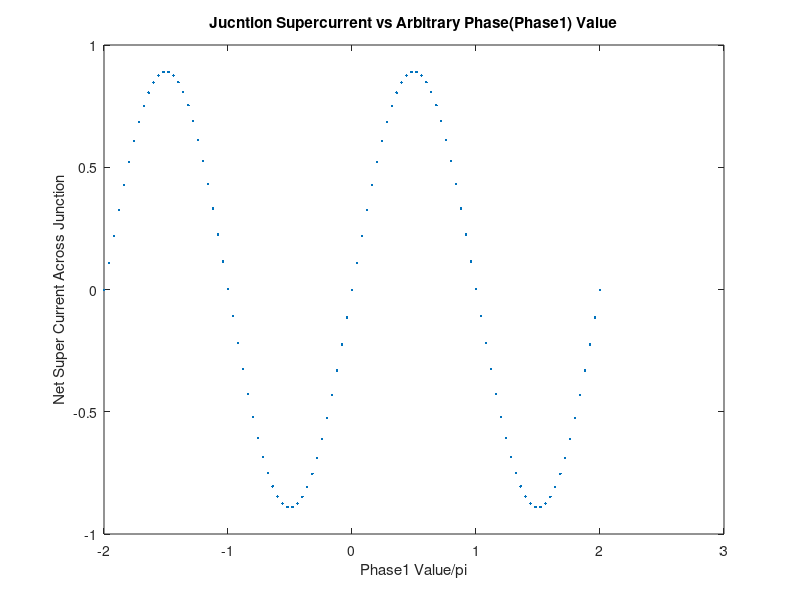

The MATLAB source for this figure:
%Explanation of base program

%The program splits a single junciton up into xmax discrete sections.  Each
%section has a supercurrent density, and a phase difference that is
%contributed to by the field (PhaseF), and an arbitrary phase set at x=1
%called Phase1. V000 is just the phase loop to demonstrate that the amount
%of SCurrentNet that can be carried by the junction depends on that Phase1
%value.  By changing the fluxinJunc parameter you can see how the pattern
%is shifted.  Later programs (v001 and beyond) all take the maximum
%SCurrentNet value and record that as the critical current of the junction
%at that field value.  

%This is the exact measurment of the critical current vs field that we 
%do in the lab.  

%% Clearing memory and input screen.
clear; clc; close all;

%% Defining the Parameters of the Simulaiton

    %Dividing the junction up into discrete sections
        xmin = -12.5;
        xmax =  12.5;
        xsize=xmax-xmin+1;
        x(1:xsize,1) = (1:xsize)-1+xmin;

    %Defining Super Current parameters
        SCurrentMag = 1;
        SCurrentNoiseMag =.1;

    %Flux Encolsed in the Junction
        FluxinJunc=.25;
    
%Setting up Loop steps and ranges
    %Phase Loop parameters
        p=1;
        pmax=101;
        Phase1Min=-2*pi;
        Phase1Max=2.0*pi;

%Calculating Parameters from Initial Conditions
    SCurrentNoise = (SCurrentNoiseMag/(xsize)*(2*rand(xsize,1)-1));
    SCurrentDensity=(SCurrentMag/xsize*ones(xsize,1)+SCurrentNoise);

%Pre Allocating memory to the arrays to decrease runtime
        Phase1=zeros(1,pmax);

        SCurrent=zeros(xsize,pmax);
        SCurrentNet=zeros(1,pmax);


%% Loops for running the simulation Meat of the Simulation

%Field Contribution to the Phase 
    PhaseF=2*pi*FluxinJunc*x./(xsize);
        
%Phase1 Loop of externally set phase at edge of the JJ 
    %Define the loop step size(SS)
        Phase1SS=(Phase1Max-Phase1Min)/(pmax-1); 
    
    %Run the for loop
    for p=1:pmax
        %Calculating the vector that is the Phase contribution from Phase1
        Phase1(p)=Phase1Min+(p-1)*Phase1SS;
        
        %Calculating the total phase drop across the junction
        PhaseDrop=Phase1(p)+PhaseF;
        
        %Calculating the vector that is the Super Current (SCurrent)across
        %the junction at each position.  
        SCurrent=SCurrentDensity.*sin(PhaseDrop);
        
        %Numerically integrating the Super Current (SCurrent) along the
        %junction to find the total super current carried at each Phase1.
        SCurrentNet(p)=sum(SCurrent);
        
    end
   
%Plot the SCurrentNet vs the Phase1 value for the Junction    
figure; plot(Phase1/pi,SCurrentNet,'.');
xlabel ('Phase1 Value/pi');ylabel('Net Super Current Across Junction');
title('Jucntion Supercurrent vs Arbitrary Phase(Phase1) Value');






    




